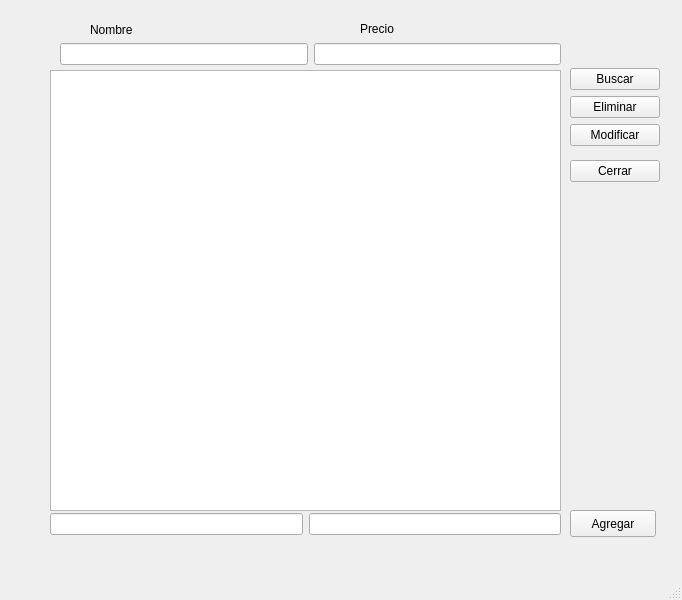
<?xml version="1.0" encoding="UTF-8"?>
<ui version="4.0">
 <class>Plato</class>
 <widget class="QMainWindow" name="Plato">
  <property name="geometry">
   <rect>
    <x>0</x>
    <y>0</y>
    <width>682</width>
    <height>600</height>
   </rect>
  </property>
  <property name="windowTitle">
   <string>MainWindow</string>
  </property>
  <widget class="QWidget" name="centralwidget">
   <widget class="QTableWidget" name="tableWidget">
    <property name="geometry">
     <rect>
      <x>50</x>
      <y>70</y>
      <width>511</width>
      <height>441</height>
     </rect>
    </property>
   </widget>
   <widget class="QLabel" name="label">
    <property name="geometry">
     <rect>
      <x>360</x>
      <y>20</y>
      <width>141</width>
      <height>17</height>
     </rect>
    </property>
    <property name="text">
     <string>Precio</string>
    </property>
   </widget>
   <widget class="QWidget" name="layoutWidget">
    <property name="geometry">
     <rect>
      <x>60</x>
      <y>40</y>
      <width>501</width>
      <height>29</height>
     </rect>
    </property>
    <layout class="QHBoxLayout" name="horizontalLayout">
     <item>
      <widget class="QLineEdit" name="nombrepl"/>
     </item>
     <item>
      <widget class="QLineEdit" name="preciopl"/>
     </item>
    </layout>
   </widget>
   <widget class="QWidget" name="layoutWidget">
    <property name="geometry">
     <rect>
      <x>90</x>
      <y>20</y>
      <width>107</width>
      <height>19</height>
     </rect>
    </property>
    <layout class="QHBoxLayout" name="horizontalLayout_2">
     <item>
      <widget class="QLabel" name="label_2">
       <property name="text">
        <string>Nombre</string>
       </property>
      </widget>
     </item>
    </layout>
   </widget>
   <widget class="QWidget" name="layoutWidget">
    <property name="geometry">
     <rect>
      <x>570</x>
      <y>60</y>
      <width>90</width>
      <height>130</height>
     </rect>
    </property>
    <layout class="QVBoxLayout" name="verticalLayout_2">
     <item>
      <layout class="QVBoxLayout" name="verticalLayout">
       <item>
        <widget class="QPushButton" name="pushButton">
         <property name="text">
          <string>Buscar</string>
         </property>
        </widget>
       </item>
       <item>
        <widget class="QPushButton" name="pushButton_2">
         <property name="text">
          <string>Eliminar</string>
         </property>
        </widget>
       </item>
       <item>
        <widget class="QPushButton" name="pushButton_3">
         <property name="text">
          <string>Modificar</string>
         </property>
        </widget>
       </item>
      </layout>
     </item>
     <item>
      <widget class="QPushButton" name="pushButton_4">
       <property name="text">
        <string>Cerrar</string>
       </property>
      </widget>
     </item>
    </layout>
   </widget>
   <widget class="QPushButton" name="pushButton_5">
    <property name="geometry">
     <rect>
      <x>570</x>
      <y>510</y>
      <width>86</width>
      <height>27</height>
     </rect>
    </property>
    <property name="text">
     <string>Agregar</string>
    </property>
   </widget>
   <widget class="QWidget" name="">
    <property name="geometry">
     <rect>
      <x>50</x>
      <y>510</y>
      <width>511</width>
      <height>29</height>
     </rect>
    </property>
    <layout class="QHBoxLayout" name="horizontalLayout_3">
     <item>
      <widget class="QLineEdit" name="agrenombre"/>
     </item>
     <item>
      <widget class="QLineEdit" name="agreprecio"/>
     </item>
    </layout>
   </widget>
  </widget>
  <widget class="QMenuBar" name="menubar">
   <property name="geometry">
    <rect>
     <x>0</x>
     <y>0</y>
     <width>682</width>
     <height>25</height>
    </rect>
   </property>
  </widget>
  <widget class="QStatusBar" name="statusbar"/>
 </widget>
 <resources/>
 <connections/>
</ui>
